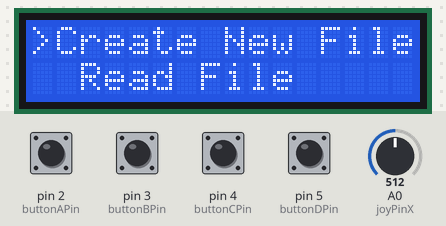
The sketch below on a simulated Arduino Uno, built with avr-gcc and run on an emulated ATmega328P. On the bench: 16×2 character LCD. The inputs (shaded band) are chosen by the test bench; at power-on: pin 2 (buttonAPin), pin 3 (buttonBPin), pin 4 (buttonCPin), pin 5 (buttonDPin) HIGH, A0 (joyPinX) = 512. Storage starts empty.

Above: at 3.3 s.
3.4 s: A0 (joyPinX) set to 585
4.9 s: A0 (joyPinX) set to 609
At 6.1 s:
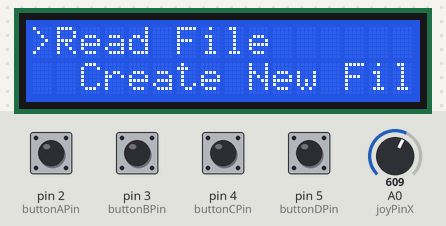
6.4 s: A0 (joyPinX) set to 409
7.9 s: A0 (joyPinX) set to 390
At 8.5 s:
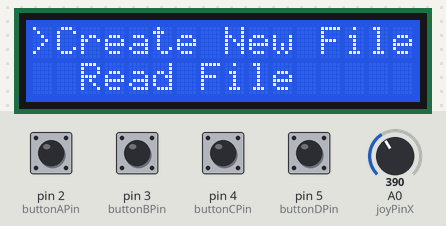
9.4 s: pin 3 (buttonBPin) pulled LOW for 0.15 s
At 10.1 s:
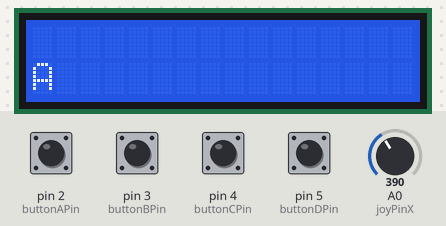
11.0 s: A0 (joyPinX) set to 610
At 12.4 s:
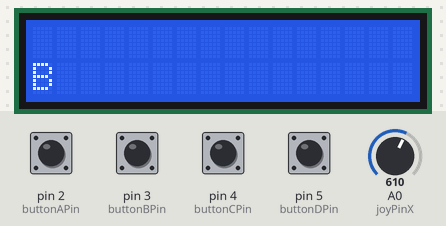
Timing chart, 0 to 13.5 s (numbered marks = the images above; inputs shaded):
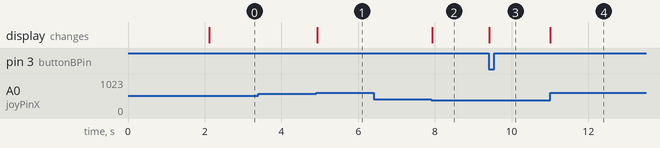

The sketch:

sketch_apr18a_copy_20240422024858.ino
```cpp
#include <Wire.h>
#include <LiquidCrystal_I2C.h>
#include <SD.h>
#include <SPI.h>

LiquidCrystal_I2C lcd(0x27, 16, 2);  // 设置I2C地址和尺寸
File myFile;

const int joyPinX = A0;  // Joystick X轴
const int buttonAPin = 2; // A按钮
const int buttonBPin = 3; // B按钮
const int buttonCPin = 4; // C按钮
const int buttonDPin = 5; // D按钮
const int csSD = 10;      // SD卡CS引脚

String inputString = "";  // 存储输入的字符串
char currentChar = 'A';   // 当前选择的字符
int lastJoyX = 0;         // 上次操纵杆X轴读数
enum State { MENU, CREATE, READ, EDIT };  // 状态枚举
State currentState = MENU;  // 初始状态
int menuIndex = 0;          // 菜单索引
String menuItems[2] = {"Create New File", "Read File"};  // 菜单项

void setup() {
  lcd.init();                      // 初始化LCD
  lcd.backlight();                 // 打开背光
  pinMode(buttonAPin, INPUT_PULLUP);
  pinMode(buttonBPin, INPUT_PULLUP);
  pinMode(buttonCPin, INPUT_PULLUP);
  pinMode(buttonDPin, INPUT_PULLUP);
  Serial.begin(9600);              // 串行通信初始化
  if (!SD.begin(csSD)) {
    lcd.print("SD Fail");
    return;
  }
  lcd.print("SD OK");
  delay(2000);
  lcd.clear();
  updateMenu();  // 显示菜单
}

void loop() {
  int joyX = analogRead(joyPinX);  // 读取操纵杆X轴位置

  if (currentState == MENU) {
    handleMenu(joyX);
  } else if (currentState == EDIT) {
    handleEdit(joyX);
  }
}

void updateLCD() {
  lcd.clear();
  lcd.setCursor(0, 0);
  lcd.print(inputString);
  lcd.setCursor(0, 1);
  lcd.print(currentChar);
}

void updateMenu() {
  lcd.clear();
  lcd.setCursor(0, 0);
  lcd.print(">");
  lcd.print(menuItems[menuIndex]);
  lcd.setCursor(0, 1);
  lcd.print(menuIndex == 0 ? "  Read File" : "  Create New File");
}

void handleMenu(int joyX) {
  if (joyX < 400 && lastJoyX >= 400) {
    menuIndex = (menuIndex + 1) % 2;
    updateMenu();
  } else if (joyX > 600 && lastJoyX <= 600) {
    menuIndex = (menuIndex - 1 + 2) % 2;
    updateMenu();
  }
  lastJoyX = joyX;

  if (digitalRead(buttonBPin) == LOW) {
    if (menuIndex == 0) {
      currentState = EDIT;
      inputString = "";
      currentChar = 'A';
      lcd.clear();
      updateLCD();
    } else {
      currentState = READ;
      // Implement file reading logic
    }
    delay(200);
  }
}

void handleEdit(int joyX) {
  if (joyX < 400 && lastJoyX >= 400) {
    currentChar = currentChar <= 'A' ? 'Z' : currentChar - 1;
    updateLCD();
  } else if (joyX > 600 && lastJoyX <= 600) {
    currentChar = currentChar >= 'Z' ? 'A' : currentChar + 1;
    updateLCD();
  }
  lastJoyX = joyX;

  if (digitalRead(buttonBPin) == LOW) {
    inputString += ' ';
    updateLCD();
    delay(200);
  }
  if (digitalRead(buttonAPin) == LOW) {
    inputString += currentChar;
    updateLCD();
    delay(200);
  }
  if (digitalRead(buttonDPin) == LOW) {
    if (inputString.length() > 0) {
      inputString.remove(inputString.length() - 1);
      updateLCD();
    }
    delay(200);
  }
  if (digitalRead(buttonCPin) == LOW) {
    saveToFile();
    delay(200);
  }
}

void saveToFile() {
  myFile = SD.open("input.txt", FILE_WRITE);
  if (myFile) {
    myFile.println(inputString);
    myFile.close();
    lcd.clear();
    lcd.print("Saved!");
  } else {
    lcd.print("Error Save");
  }
  delay(2000);
  lcd.clear();
  updateLCD();
}
```

Measured:
- the behaviour switches between 600 and 601 on A0 (joyPinX) (found by bisection; images 0 and 1)
- the behaviour switches between 400 and 399 on A0 (joyPinX) (found by bisection; images 1 and 2)
- after the input at 3.4 s, every drawn part: stays the same
- after the input at 4.9 s, the display: changes at once (image 1)
- after the input at 6.4 s, every drawn part: stays the same
- after the input at 7.9 s, the display: changes at once (image 2)
- after the input at 9.4 s, the display: changes at once (image 3)
- after the input at 11.0 s, the display: changes at once (image 4)
